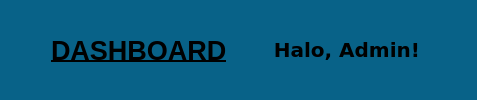
       <widget class="QFrame" name="frame_2">
        <property name="sizePolicy">
         <sizepolicy hsizetype="Preferred" vsizetype="Fixed">
          <horstretch>80</horstretch>
          <verstretch>80</verstretch>
         </sizepolicy>
        </property>
        <property name="minimumSize">
         <size>
          <width>80</width>
          <height>80</height>
         </size>
        </property>
        <property name="styleSheet">
         <string notr="true">background-color: #086288</string>
        </property>
        <property name="frameShape">
         <enum>QFrame::Shape::NoFrame</enum>
        </property>
        <property name="frameShadow">
         <enum>QFrame::Shadow::Plain</enum>
        </property>
        <layout class="QHBoxLayout" name="horizontalLayout_2">
         <item>
          <spacer name="horizontalSpacer_2">
           <property name="orientation">
            <enum>Qt::Orientation::Horizontal</enum>
           </property>
           <property name="sizeType">
            <enum>QSizePolicy::Policy::Fixed</enum>
           </property>
           <property name="sizeHint" stdset="0">
            <size>
             <width>40</width>
             <height>20</height>
            </size>
           </property>
          </spacer>
         </item>
         <item>
          <widget class="QLabel" name="label">
           <property name="font">
            <font>
             <pointsize>20</pointsize>
             <bold>true</bold>
             <underline>true</underline>
            </font>
           </property>
           <property name="text">
            <string>DASHBOARD</string>
           </property>
          </widget>
         </item>
         <item>
          <spacer name="horizontalSpacer">
           <property name="orientation">
            <enum>Qt::Orientation::Horizontal</enum>
           </property>
           <property name="sizeHint" stdset="0">
            <size>
             <width>40</width>
             <height>20</height>
            </size>
           </property>
          </spacer>
         </item>
         <item>
          <widget class="QLabel" name="label_2">
           <property name="font">
            <font>
             <family>Verdana</family>
             <pointsize>15</pointsize>
             <bold>true</bold>
             <underline>false</underline>
            </font>
           </property>
           <property name="layoutDirection">
            <enum>Qt::LayoutDirection::LeftToRight</enum>
           </property>
           <property name="text">
            <string>Halo, Admin!</string>
           </property>
           <property name="alignment">
            <set>Qt::AlignmentFlag::AlignRight|Qt::AlignmentFlag::AlignTrailing|Qt::AlignmentFlag::AlignVCenter</set>
           </property>
          </widget>
         </item>
         <item>
          <widget class="QPushButton" name="notifButton">
           <property name="font">
            <font>
             <bold>false</bold>
            </font>
           </property>
           <property name="text">
            <string/>
           </property>
           <property name="icon">
            <iconset resource="resource/resource.qrc">
             <normaloff>:/icons/bell-solid.png</normaloff>:/icons/bell-solid.png</iconset>
           </property>
           <property name="iconSize">
            <size>
             <width>32</width>
             <height>32</height>
            </size>
           </property>
           <property name="flat">
            <bool>true</bool>
           </property>
          </widget>
         </item>
        </layout>
       </widget>
